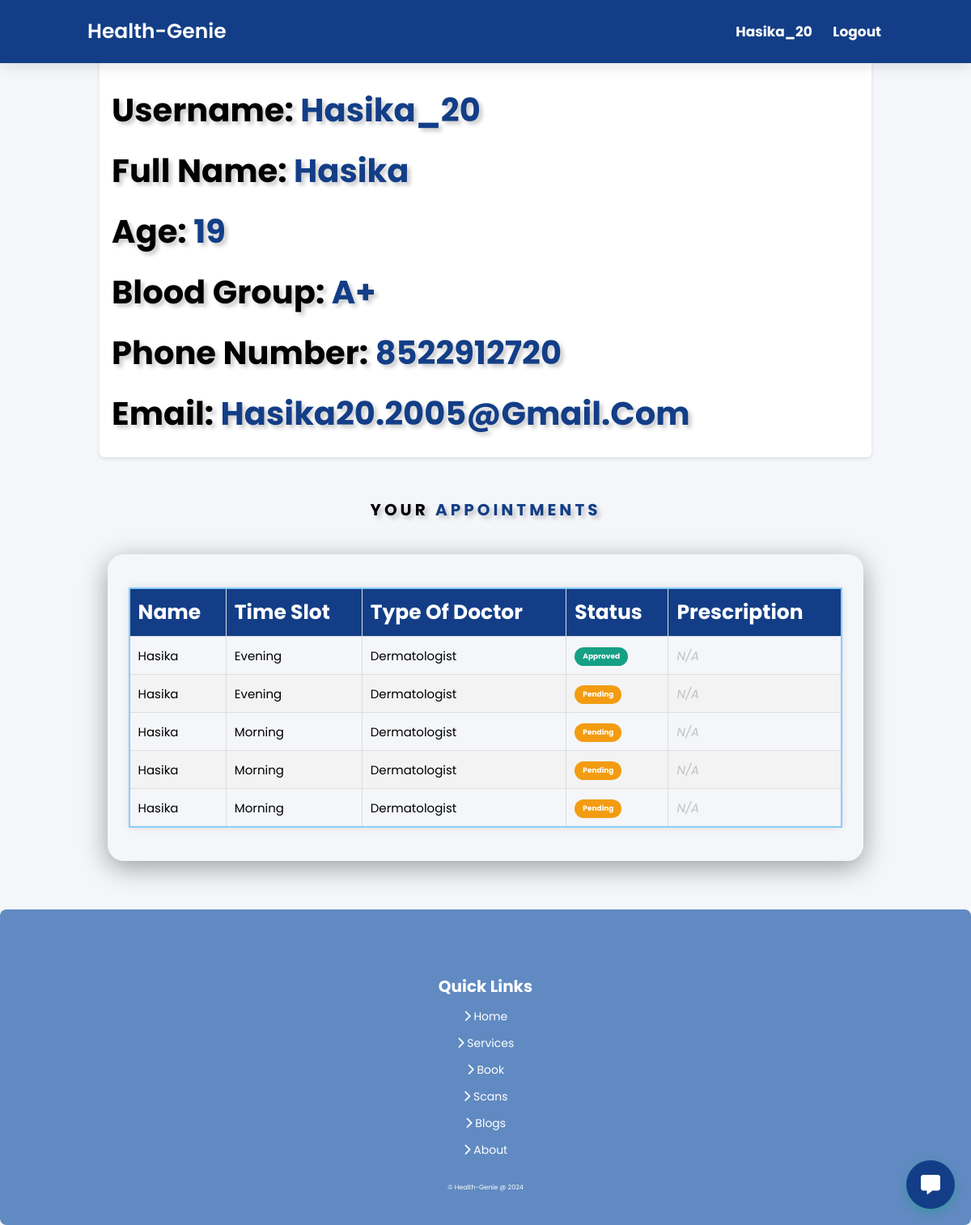
The app's page /profile (signed in), older data.
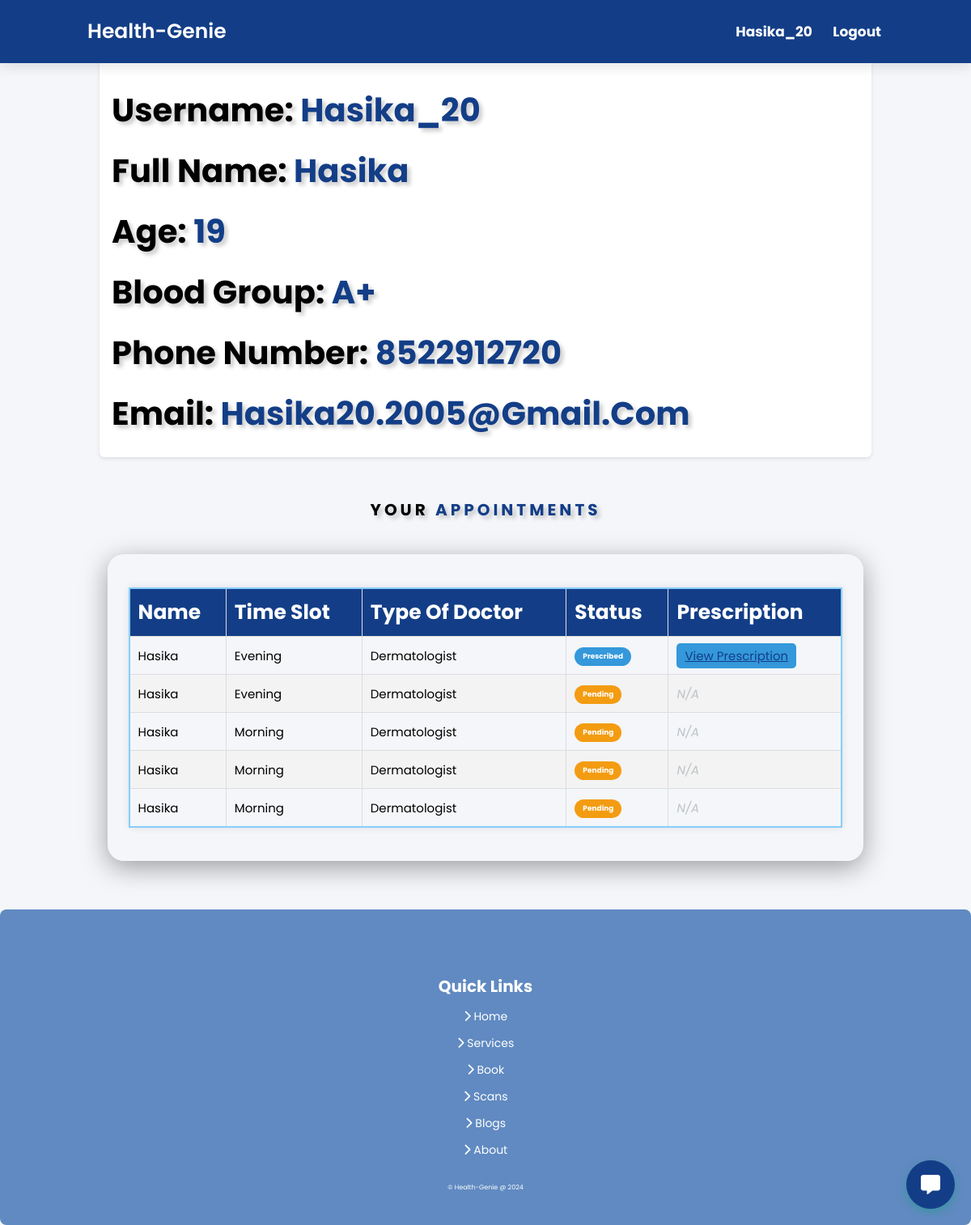
The same page, newer data.
### app.py (models this page shows)
class User(db.Model):
    id = db.Column(db.Integer, primary_key=True)
    username = db.Column(db.String(80), unique=True, nullable=False)
    email = db.Column(db.String(120), nullable=False)
    password = db.Column(db.String(120), nullable=False)
    type_of_doctor = db.Column(db.String(50))

class Appointment(db.Model):
    id = db.Column(db.Integer, primary_key=True)
    name = db.Column(db.String(80), nullable=False)
    age = db.Column(db.Integer, nullable=False)
    blood_group = db.Column(db.String(10), nullable=False)
    time_slot = db.Column(db.String(50), nullable=False)
    phone_number = db.Column(db.String(15), nullable=False)
    email = db.Column(db.String(120), nullable=False)
    type_of_doctor = db.Column(db.String(50))
    status = db.Column(db.String(20), default='Pending')
    prescription_file = db.Column(db.String(255))
    user_id = db.Column(db.Integer, db.ForeignKey('user.id'), nullable=False)
    user = db.relationship('User', backref=db.backref('appointments', lazy=True))

### app.py (the view)
@app.route('/profile', methods=['GET', 'POST'])
def profile():
    username = None
    if 'user_id' in session:
        user = User.query.get(session['user_id'])
        username = user.username
        Email = user.email
        user_appointments = user.appointments
        return render_template('patient-profile.html', username=username,Email=Email, user_appointments=user_appointments)
    return render_template('index')

### templates/patient-profile.html (shortened to what this page needs)
<!DOCTYPE html>
<html lang="en">
  <head>
    <link
      rel="stylesheet"
      href="https://cdnjs.cloudflare.com/ajax/libs/font-awesome/6.5.1/css/all.min.css"
    />
    <link rel="stylesheet" href="./static/css/style.css" />
  </head>
  <body>
    <header class="header">
      <a href="{{url_for('index')}}" class="logo" style="color: white;"
        >Health-Genie</a
      >
      <nav class="navbar">
        {% if username %}
        <a href="#" class="disabled">{{username}}</a>
        <a href="{{url_for('logout')}}">Logout</a>
        {% else %}
        <a href="{{url_for('login')}}">Login</a>
        {% endif %}
      </nav>
    </header>
    <section class="about" id="about">
      <div class="row">
        <div class="image">
        </div>
        <div class="content">
          <h3>Username: <span>{{username}}</span></h3>
          {% if user_appointments %} {% for appointment in user_appointments %}
          {% if loop.first %}
          <h3>Full Name: <span>{{appointment.name}}</span></h3>
          <h3>Age: <span>{{appointment.age}}</span></h3>
          <h3>Blood Group: <span>{{appointment.blood_group}}</span></h3>
          <h3>Phone Number: <span>{{appointment.phone_number}}</span></h3>
          <h3>Email: <span>{{appointment.email}}</span></h3>
          {% endif %} {% endfor %} {% else %}
          <h3>Email: <span>{{Email}}</span></h3>
          {% endif %}
        </div>
      </div>
    </section>
    {% if user_appointments %}
    <h1 class="heading" style="color: black;">Your <span style="color: rgb(19, 62, 135)">Appointments</span></h1>
    <section class="book" id="book">
      <div class="glass-row-book">
        <table class="styled-table">
          <thead>
            <tr>
              <th>Name</th>
              <th>Time Slot</th>
              <th>Type of Doctor</th>
              <th>Status</th>
              <th>Prescription</th>
            </tr>
          </thead>
          <tbody>
            {% for appointment in user_appointments %}
            <tr>
              <td>{{ appointment.name }}</td>
              <td>{{ appointment.time_slot }}</td>
              <td>{{ appointment.type_of_doctor }}</td>
              <td>
                <span class="status-badge {{ appointment.status | lower }}">
                  {{ appointment.status }}
                </span>
              </td>
              <td>
                {% if appointment.status == 'Prescribed' %}
                <a
                  href="{{ url_for('view_prescription_patient', appointment_id=appointment.id) }}"
                  target="_blank"
                  class="btn-view"
                  >View Prescription</a
                >
                {% else %}
                <span class="not-available">N/A</span>
                {% endif %}
              </td>
            </tr>
            {% endfor %}
          </tbody>
        </table>
      </div>
    </section>
    {% endif %}
      <button class="chatbot-button" id="chatbot-toggle">
        <i class="fas fa-comment-alt"></i>
      </button>
    <section class="footer-section">
			<div class="box-container">
				<div class="quick-links">
					<h3 style="font-size: 2rem;">Quick Links</h3>
					<a href="{{url_for('index')}}#home"
						><i class="fas fa-chevron-right"></i> Home</a
					>
					<a href="{{url_for('index')}}#services"
						><i class="fas fa-chevron-right"></i> Services</a
					>
					<a href="{{url_for('index')}}#book"
						><i class="fas fa-chevron-right"></i> Book</a
					>
					<a href="{{url_for('index')}}#scans"
						><i class="fas fa-chevron-right"></i> Scans</a
					>
					<a href="{{url_for('index')}}#blogs"
						><i class="fas fa-chevron-right"></i> Blogs</a
					>
					<a href="{{url_for('index')}}#about"
						><i class="fas fa-chevron-right"></i> About</a
					>
				</div>
			</div>
			<div class="credit">&copy; Health-Genie @ 2024</div>
		</section>
  </body>
</html>

### static/css/style.css (style rules this page uses)
a.disabled { pointer-events: none; cursor: default; }
body { background-size: cover; background-position: center; }
:root { --green: #16a085; --black: #000000; --light-color: #ececec; --box-shadow: 0.5rem 0.5rem 0.5rem rgba(135, 206, 250, 0.2); --text-shadow: 0.4rem 0.4rem 0.5rem rgba(0, 0, 0, 0.2); --border: 0.2rem solid rgba(135, 206, 250, 1); }
* { padding: 0; margin: 0; box-sizing: border-box; font-family: "Poppins", sans-serif; text-transform: capitalize; outline: none; border: none; transition: all 0.2s ease-out; text-decoration: none; }
html { font-size: 62.5%; overflow-x: hidden; scroll-padding-top: 7rem; scroll-behavior: smooth; }
section { padding: 2rem 9%; }
.header { padding: 2rem 9%; position: fixed; top: 0; left: 0; right: 0; z-index: 1000; box-shadow: 0 0.5rem 1.5rem rgba(0, 0, 0, 0.1); display: flex; align-items: center; justify-content: space-between; background: rgb(19, 62, 135); }
.header .logo { font-size: 2.5rem; color: #fff; font-weight: 600; }
.logo { font-size: 2.5rem; color: white; font-weight: 600; }
.header .navbar a { font-size: 1.7rem; color: white; margin-left: 2rem; font-weight: 700; }
.heading { text-align: center; padding-bottom: 2rem; text-shadow: var(--text-shadow); text-transform: uppercase; color: var(--black); font-size: 5rem; letter-spacing: 0.4rem; }
.heading span { text-transform: uppercase; color: var(--green); }
.about .row { display: flex; align-items: center; flex-wrap: wrap; gap: 2rem; }
.about .row .image { flex: 1 1 45rem; }
.about .row .content { flex: 1 1 45rem; }
.about .row .content h3 { color: var(--black); text-shadow: var(--text-shadow); font-size: 4rem; line-height: 1.8; }
table { width: 100%; justify-content: space-between; border: var(--border); padding: 20px; border-radius: 0.5rem; }
table td { font-size: 1.5rem; color: var(--black); }
table td a { font-size: 1.5rem; color: #16a085; }
table th { font-size: 2.5rem; color: var(--black); }
.glass-row-book { border-radius: 20px; border: 1px solid rgba(255, 255, 255, 0.18); box-shadow: 0 8px 32px 0 rgba(0, 0, 0, 0.37); text-align: center; padding: 2.5rem; margin: auto; width: 95%; }

Row changes from the older to the newer data that the page shows:
changed Appointment: status "Approved" → "Prescribed"; status "N/A" → "View Prescription"
